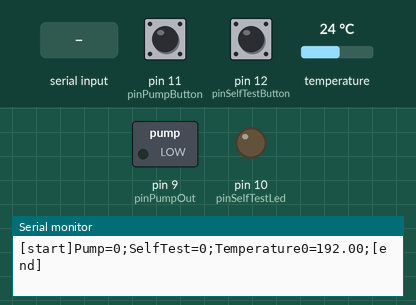
Simulated run of this sketch. Board: Arduino Uno, built with avr-gcc and run on an emulated ATmega328P. On the bench: switched loads named in the sketch (green lamp = pin HIGH), output pins drawn as LEDs (lit = HIGH), the last lines printed to the serial monitor. Dashed ring = blinking. Inputs (shaded band) come from the test bench; at power-on: pin 12 (pinSelfTestButton) LOW, pin 11 (pinPumpButton) LOW, temperature 24 °C.

Above: at 1.3 s.
1.4 s: "action=selftest" received over Serial
At 3.0 s:
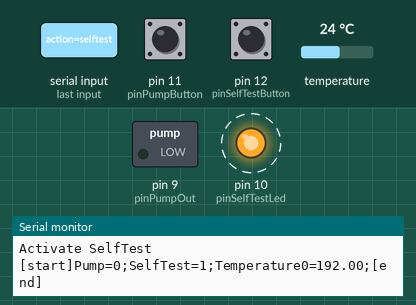
5.5 s: "action=pump" received over Serial
At 11.0 s:
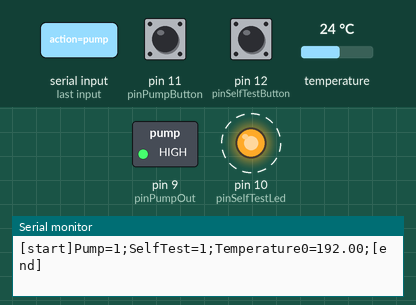
11.2 s: pin 12 (pinSelfTestButton) pulled HIGH for 1 s
At 14.4 s:
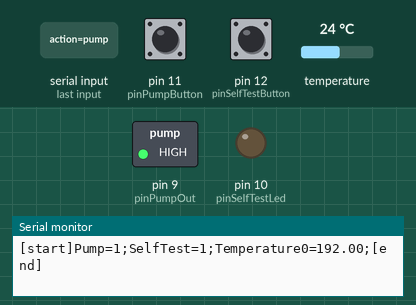
Timing chart, 0 to 18.2 s (numbered marks = the images above; inputs shaded):
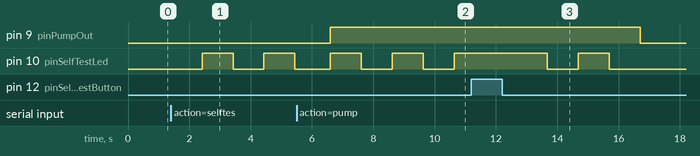

Measured:
- after the input at 1.4 s, pin 10 (pinSelfTestLed): alternates HIGH for 1.0 s and LOW for 1.0 s, starting after 1.0 s
- after the input at 5.5 s, pin 9 (pinPumpOut): LOW → HIGH after 1.1 s
- after the input at 11.2 s, pin 10 (pinSelfTestLed): HIGH → LOW after 2.5 s instead of 0.45 s

The sketch:

arduino.ino
```cpp
#include <OneWire.h>

// base constants
const int INT_MAX = 65535;
const float INVALID_TEMPERATURE = -1000;

// pin definition for pump
const int pinPumpButton = 11;
const int pinPumpOut =    9;

// pin definition for test
const int pinSelfTestButton = 12;
const int pinSelfTestLed =    10;

// pin definition for temperature sensors
const int pinTemperatureInput = 8;
OneWire ds(pinTemperatureInput);

byte temperatureSensors[3][8];
int temperatureSensorCount = 0;

const int ACTIVE_TIME = 10;

int pumpStateFlag = LOW;
int selfTestStateFlag = 0;
int tick = 0;

void setup() {
  Serial.begin(9600);

  pinMode(pinPumpOut, OUTPUT);
  pinMode(pinPumpButton, INPUT);

  pinMode(pinSelfTestLed, OUTPUT);
  pinMode(pinSelfTestButton, INPUT);

  for(int i = 0; i<3;i++){
    Serial.println("Search temperature device " + String(i));
    if(ds.search(temperatureSensors[i])){
      Serial.print("Temperature Device " + String(i) +" found: ");
      serialWriteArray(temperatureSensors[i],8);
      Serial.println();
      temperatureSensorCount++;
    }
  }

}

void loop(){

  if(tick == INT_MAX){
    tick = 0;
  }

  //read data from the serial wire
  serialReadData();

  //check if the native button is pressed
  checkPumpButton();
  checkSelfTestButton();

  //activate the pump, if the flag is set
  if(doTick(2)){
    doPumpOutput();
    doSelfTestLed();

    // write data to the serial wire
    serialWriteMeasures();
  }

  // update loop variables
  updateLoop();

}

void checkPumpButton(){
  if (digitalRead(pinPumpButton) == HIGH) {
    pumpStateFlag = ACTIVE_TIME;
  }
}

void doPumpOutput(){
  if(pumpStateFlag > 0){
    digitalWrite(pinPumpOut, HIGH);
  }
  else {
    digitalWrite(pinPumpOut, LOW);
  }
}

void checkSelfTestButton(){
  if (digitalRead(pinSelfTestButton) == HIGH) {
    selfTestStateFlag = 4;
  }
}

void doSelfTestLed(){
  if(selfTestStateFlag > 0){
    digitalWrite(pinSelfTestLed, selfTestStateFlag % 2 == 0 ? HIGH : LOW);
  }
  else {
    digitalWrite(pinSelfTestLed, LOW);
  }
}

void updateLoop(){

  if(doTick(2)){
    if(pumpStateFlag > 0){
      pumpStateFlag--;
    }

    if(selfTestStateFlag > 0){
      selfTestStateFlag--;
    }
  }

  tick++;
  delay(500);
}

boolean doTick(int count){
  return tick % count == 0;
}

//------------------------------------------------------------
// Temperature functions
//------------------------------------------------------------
float getTemperature(byte* addr){
  //returns the temperature from one DS18S20 in DEG Celsius

  byte data[12];

  if ( OneWire::crc8( addr, 7) != addr[7]) {
    //Serial.println("CRC is not valid!");
    return INVALID_TEMPERATURE;
  }

  if ( addr[0] != 0x10 && addr[0] != 0x28) {
    //Serial.println("Device is not recognized");
    return INVALID_TEMPERATURE;
  }

  ds.reset();
  ds.select(addr);
  ds.write(0x44,1); // start conversion, with parasite power on at the end

  byte present = ds.reset();
  ds.select(addr);
  ds.write(0xBE); // Read Scratchpad


  for (int i = 0; i < 9; i++) { // we need 9 bytes
    data[i] = ds.read();
  }

  ds.reset_search();

  byte LSB = data[0];
  byte MSB = data[1];
  byte COUNT_REMAIN = data[6];

  int16_t TemperatureSum = ((((MSB << 8) | LSB) & 0xFFFE) << 3) + 12 - COUNT_REMAIN;
  return TemperatureSum * 0.0625;

}

//------------------------------------------------------------
// Serial functions
//------------------------------------------------------------

void serialWriteArray(byte* data, int len){
  for(byte i = 0; i < len; i++) {
    Serial.print("0x");
    if (data[i] < 16) {
      Serial.print('0');
    }
    Serial.print(data[i], HEX);
    if (i < len - 1) {
      Serial.print(", ");
    }
  }
}

void serialReadData() {
  if (Serial.available() > 0) {
    String line = "";
    while(Serial.available() > 0){
      char c = Serial.read();
      line += c;

      //check if pump should be started
      Serial.println("Recived: " + line);

      if( line == "action=pump"){
        Serial.println("Activate Pump");
        pumpStateFlag = ACTIVE_TIME;
      }

      if( line == "action=selftest"){
        Serial.println("Activate SelfTest");
        selfTestStateFlag = 10;
      }
    }
  }
}

void serialWriteMeasures() {
  Serial.print("[start]");

  // write pump state
  serialWriteMeasure("Pump", pumpStateFlag > 0 ? "1" : "0");

  //write self test state
  serialWriteMeasure("SelfTest", selfTestStateFlag > 0 ? "1" : "0");

  //write temperature of all connected sensors
  for(int i = 0; i < temperatureSensorCount;i++){
    float t = getTemperature(temperatureSensors[i]);
    if(t != INVALID_TEMPERATURE){
      serialWriteMeasure("Temperature" + String(i), t);
    }
  }

  Serial.println("[end]");
}

void serialWriteMeasure(String name, String value){
  Serial.print(name + "=" + value + ";");
}

void serialWriteMeasure(String name, float value){
  Serial.print(name + "=");
  Serial.print(value);
  Serial.print(";");
}
```
